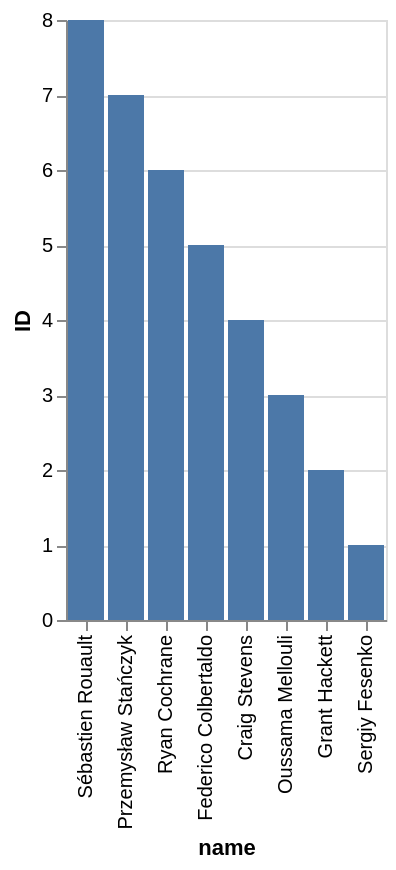

Here is the Vega-Lite specification saved for this chart:
### Vega-Lite specification from a JSON file in a GitHub repository (floating-point values rounded to 4 significant figures)
{"data": {"values": [{"x_data": "Sébastien Rouault", "y_data": 8}, {"x_data": "Przemysław Stańczyk", "y_data": 7}, {"x_data": "Ryan Cochrane", "y_data": 6}, {"x_data": "Federico Colbertaldo", "y_data": 5}, {"x_data": "Craig Stevens", "y_data": 4}, {"x_data": "Oussama Mellouli", "y_data": 3}, {"x_data": "Grant Hackett", "y_data": 2}, {"x_data": "Sergiy Fesenko", "y_data": 1}]}, "mark": "bar", "encoding": {"x": {"field": "x_data", "type": "nominal", "title": "name", "sort": {"op": "sum", "field": "y_data", "order": "descending"}}, "y": {"field": "y_data", "type": "quantitative", "title": "ID"}}}
